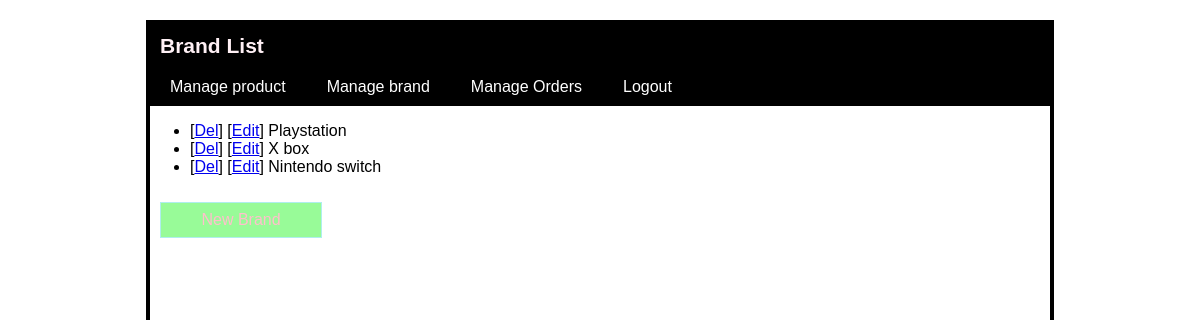
The page /brand_list.php (signed in) on the database its author committed.
### tables this page shows
CREATE TABLE `brand` (
  `id` int(11) NOT NULL,
  `name` varchar(255) NOT NULL,
  `created_date` datetime NOT NULL,
  `modified_date` datetime NOT NULL
);

### brand_list.php (the view, shortened to what this page needs)
<html>
<head>
<link rel="stylesheet" href="admin/css/style.css">
</head>
<body>
<h1>
Brand List
</h1>
<ul class="menu">
<li><a href="product-list.php">Manage product</a></li>
<li><a href="brand_list.php">Manage brand</a></li>
<li><a href="orders.php">Manage Orders</a></li>
<li><a href="logout.php">Logout</a></li>
</ul>
<?php
include ("admin/confs/Connection.php");
$stmt=$conn->query("SELECT * FROM brand");
?>
<ul>
<?php
while($row=$stmt->fetch(PDO::FETCH_ASSOC))
{?>
<li title="<?php echo $row['id']?>">
[<a href="brand-del.php?id=<?php echo $row['id']?>">Del</a>]
[<a href="brand-edit.php?id=<?php echo $row ['id']?>">Edit</a>]
<?php echo $row['name']?>
</li>
<?php } ?>
</ul>
<a href="brand-new.php" class="new">New Brand</a>
</body>
</html>

### admin/css/style.css (style rules this page uses)
html { background: #ffffff; }
body { font-family: Arial, Helvetica, sans-serif; width: 900px; background: #ffffff; border: 4px solid #000000; margin: 20px auto; }
h1 { padding: 10px; font-size: 21px; background: #000000; margin: 0; color: #fff0f5; }
a.new { display: block; padding: 8px 0; text-align: center; width: 160px; margin: 10px; color: #ffc0cb; background: #98FB98; border: 1px solid #AFEEEE; text-decoration: none; }
ul.menu { list-style: none; margin: 0; padding: 0; overflow: hidden; background: #000000; }
ul.menu li { float: left; border-right: 1px solid #000000; }
ul.menu a { display: block; padding: 10px 20px; text-decoration: none; color: #ffffff; }
a.new { float: left; }

### rows shown on the page
brand: name "Playstation"
brand: name "X box"
brand: name "Nintendo switch"
